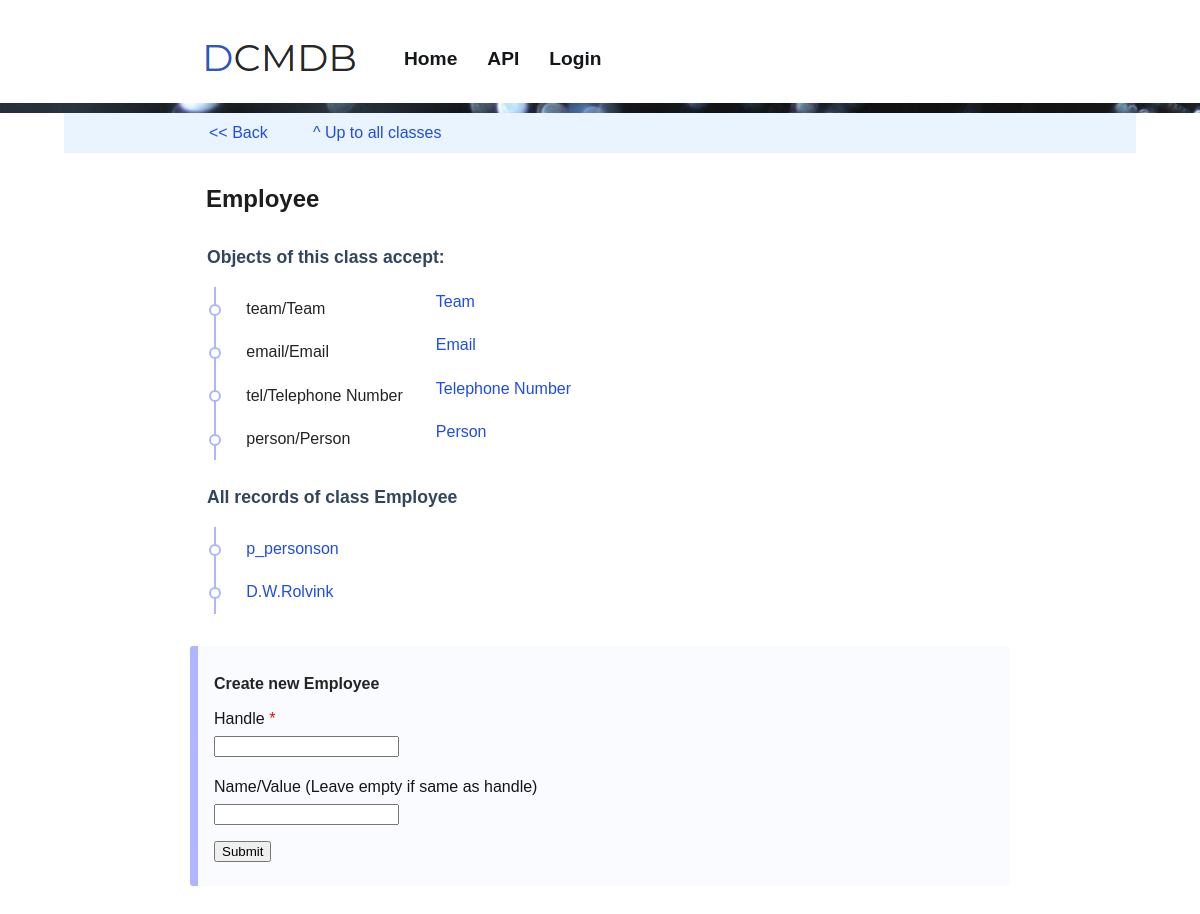
/ui/api/v1/class/employee, run on the app's committed database.
### tables this page shows
CREATE TABLE classes (id integer primary key autoincrement, handle text UNIQUE, name text, type text, description text, appended integer, unit text, value_prefix, value_limit text, applies_to text, accepts text);

CREATE TABLE records (id integer primary key autoincrement, class_id int, handle text, label text, value text, target_id int, alias_src_id int, alias_dst_id int);

### frontend/api_v1.py (the view)
@api.route('/ui/api/v1/class/<class_handle>')
@api.route('/ui/api/v1/class/<class_handle>/')
def render_class_details(class_handle):
    index.g.title = 'All records of class '+ class_handle
    index.g.parent_page = "/ui/api/v1/class"
    index.g.parent_page_link_name = "^ Up to all classes"
    rc = get_record_class(class_handle)
    index.g.rc = rc
    index.g.records = rc.records()
    applies_to = []
    for t in rc.applies_to:
        applies_to.append(get_record_class(t))
    index.g.applies_to = applies_to
    accepts = []
    for t in rc.accepts:
        accepts.append(get_record_class(t))
    index.g.accepts = accepts
    from .forms import CreateRecordForm
    form = CreateRecordForm()
    r = form.validate_on_submit()
    return index.render_template('api_v1_class_details.html', form=form)

### frontend/forms.py
class CreateRecordForm(FlaskForm):
    record_handle = StringField('Handle', validators=[InputRequired(), Length(min=1, max=200)])
    record_value = StringField( 'Name/Value (Leave empty if same as handle)',
                                validators=[Length(min=0, max=200)])
    submit = SubmitField('Submit')

### backend/app.py (called while the page is built)
    def get_record_class(self, class_id):
        query = "SELECT * FROM classes WHERE id = {}".format(class_id)
        row = self.db.fetch_one(query)
        if row is None or row is False:
            return False
        return RecordClass(self, class_id)

    def get_record_class_id(self, class_handle):
        query = "SELECT id FROM classes WHERE handle = '{}';".format(class_handle)
        row = self.db.fetch_one(query)
        if row:
            return row[0]
        return False

    def get_object_list(self, query, ObjectClass):
        query_result = self.db.fetch_all(query)
        object_list = []
        for row in query_result:
            obj_id = row[0]
            obj = ObjectClass(self, obj_id)
            object_list.append(obj)
        return object_list

    def csl_to_list(self, csl):
        l = csl.split(", ")
        return list(filter(None, l))

### backend/application/sqlite_engine.py (called while the page is built)
    def connect(self):
        if self.connection == False:
            self.connection = sqlite3.connect(self.url)
            self.cursor = self.connection.cursor()

    def commit(self):
        self.connection.commit()

    def close_connection(self):
        self.connection.close()
        self.connection = False

    def fetch_one(self, query):
        self.connect()
        qr = self.cursor.execute(query)
        result = self.cursor.fetchone()
        self.commit()
        self.close_connection()
        return result

    def fetch_all(self, query):
        self.connect()
        qr = self.cursor.execute(query)
        result = self.cursor.fetchall()
        self.commit()
        self.close_connection()
        return result

### backend/classes/record.py (called while the page is built)
    def set_url(self):
        url = ""
        if self.record_class.appended == True:
            if self.alias_dst:
                return self.alias_dst.url + "/" + self.record_class.handle + "/" + str(self.id)
            elif self.target:
                return self.target.url + "/" + self.record_class.handle + "/" + str(self.id)
        return (self.record_class.url + "/" + self.handle)

### frontend/api_v1.py (called while the page is built)
def get_record_class(rc_handle):
    rc_id = index.backend.get_record_class_id(rc_handle)
    return index.backend.get_record_class(rc_id)

### frontend/templates/api_v1_class_details.html (shortened to what this page needs)
{% extends "base.html" %}
{% from 'common.html' import api_nav %}
{% from 'common.html' import input as input %}
{% block extra_css %}
		<link rel="stylesheet" href="/static/dist/css/forms.css" />
{% endblock %}
{% block content %}
<article style="border:0px; max-width:100vw;">
	{{ api_nav(g) }}
</article>
<article style="border:0px;">
	<h1> {{ g.rc.name }}</h1>
</article>
<article>
	<table class="tablelist">
		{% if g.accepts %}
			<tr><td colspan="2"><h2>Objects of this class accept:</h1></td></tr>
			{% for obj in g.accepts %}
				<tr>
					<td class="bullet">
						{{ obj.handle}}/{{obj.name}}
					</td>
					<td>
						<a href="/ui/api/v1/{{ obj.url }}"> {{ obj.name }} </a>
					</td>
					<td></td>
				</tr>
			{% endfor %}
		{% endif %}
		<tr><td colspan="2"><h2>All records of class {{ g.rc.name }}</h1></td></tr>
		{% if g.rc.type in ['object', 'linked-object'] %}
		{% for obj in g.records %}
			<tr>
				<td class="bullet">
					<a href="/ui/api/v1/{{ obj.url }}"> {{ obj.label }} </a>
				</td>
				<td></td>
			</tr>
		{% endfor %}
		{% endif %}
	</table>
	<div class="dark">
		<form method="POST"  >
		<h4> Create new {{ g.rc.name }}</h4>
		{{ input(form.record_handle,5,True) }}
		{{ input(form.record_value,5) }}
		{{ form.submit }}
		</form>
	</div>
</article>
{% endblock %}

### data on the page
classes: rc.name "Employee"
classes: handle "team", name "Team"
classes: handle "email", name "Email"
classes: handle "tel", name "Telephone Number"
classes: handle "person", name "Person"
records: label "p_personson"
records: label "D.W.Rolvink"

### other printed values
{{ g.parent_page_link_name }} "^ Up to all classes"
{{ field.label }} "Handle Name/Value (Leave empty if same as handle)"
